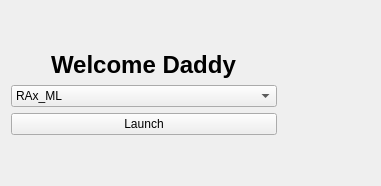
        <widget class="QWidget" name="welcomePage">
         <layout class="QHBoxLayout" name="horizontalLayout_4">
          <item>
           <layout class="QVBoxLayout" name="verticalLayout_4">
            <item>
             <spacer name="verticalSpacer_2">
              <property name="orientation">
               <enum>Qt::Vertical</enum>
              </property>
              <property name="sizeHint" stdset="0">
               <size>
                <width>20</width>
                <height>40</height>
               </size>
              </property>
             </spacer>
            </item>
            <item>
             <layout class="QHBoxLayout" name="horizontalLayout_8">
              <item>
               <spacer name="horizontalSpacer_11">
                <property name="orientation">
                 <enum>Qt::Horizontal</enum>
                </property>
                <property name="sizeHint" stdset="0">
                 <size>
                  <width>40</width>
                  <height>20</height>
                 </size>
                </property>
               </spacer>
              </item>
              <item>
               <widget class="QLabel" name="welcomeLabel">
                <property name="font">
                 <font>
                  <pointsize>18</pointsize>
                  <weight>75</weight>
                  <bold>true</bold>
                 </font>
                </property>
                <property name="text">
                 <string>Welcome Daddy</string>
                </property>
               </widget>
              </item>
              <item>
               <spacer name="horizontalSpacer_12">
                <property name="orientation">
                 <enum>Qt::Horizontal</enum>
                </property>
                <property name="sizeHint" stdset="0">
                 <size>
                  <width>40</width>
                  <height>20</height>
                 </size>
                </property>
               </spacer>
              </item>
             </layout>
            </item>
            <item>
             <widget class="QComboBox" name="modeComboBox">
              <property name="focusPolicy">
               <enum>Qt::NoFocus</enum>
              </property>
              <item>
               <property name="text">
                <string>RAx_ML</string>
               </property>
              </item>
              <item>
               <property name="text">
                <string>File Converter</string>
               </property>
              </item>
              <item>
               <property name="text">
                <string>not rax B</string>
               </property>
              </item>
              <item>
               <property name="text">
                <string>not rax C</string>
               </property>
              </item>
             </widget>
            </item>
            <item>
             <widget class="QPushButton" name="launchBtn">
              <property name="focusPolicy">
               <enum>Qt::NoFocus</enum>
              </property>
              <property name="text">
               <string>Launch</string>
              </property>
             </widget>
            </item>
            <item>
             <spacer name="verticalSpacer_3">
              <property name="orientation">
               <enum>Qt::Vertical</enum>
              </property>
              <property name="sizeHint" stdset="0">
               <size>
                <width>20</width>
                <height>40</height>
               </size>
              </property>
             </spacer>
            </item>
           </layout>
          </item>
          <item>
           <spacer name="horizontalSpacer_13">
            <property name="orientation">
             <enum>Qt::Horizontal</enum>
            </property>
            <property name="sizeHint" stdset="0">
             <size>
              <width>40</width>
              <height>20</height>
             </size>
            </property>
           </spacer>
          </item>
          <item>
           <widget class="QLabel" name="welcomeLogoImage">
            <property name="text">
             <string/>
            </property>
           </widget>
          </item>
          <item>
           <spacer name="horizontalSpacer_14">
            <property name="orientation">
             <enum>Qt::Horizontal</enum>
            </property>
            <property name="sizeHint" stdset="0">
             <size>
              <width>40</width>
              <height>20</height>
             </size>
            </property>
           </spacer>
          </item>
         </layout>
        </widget>
